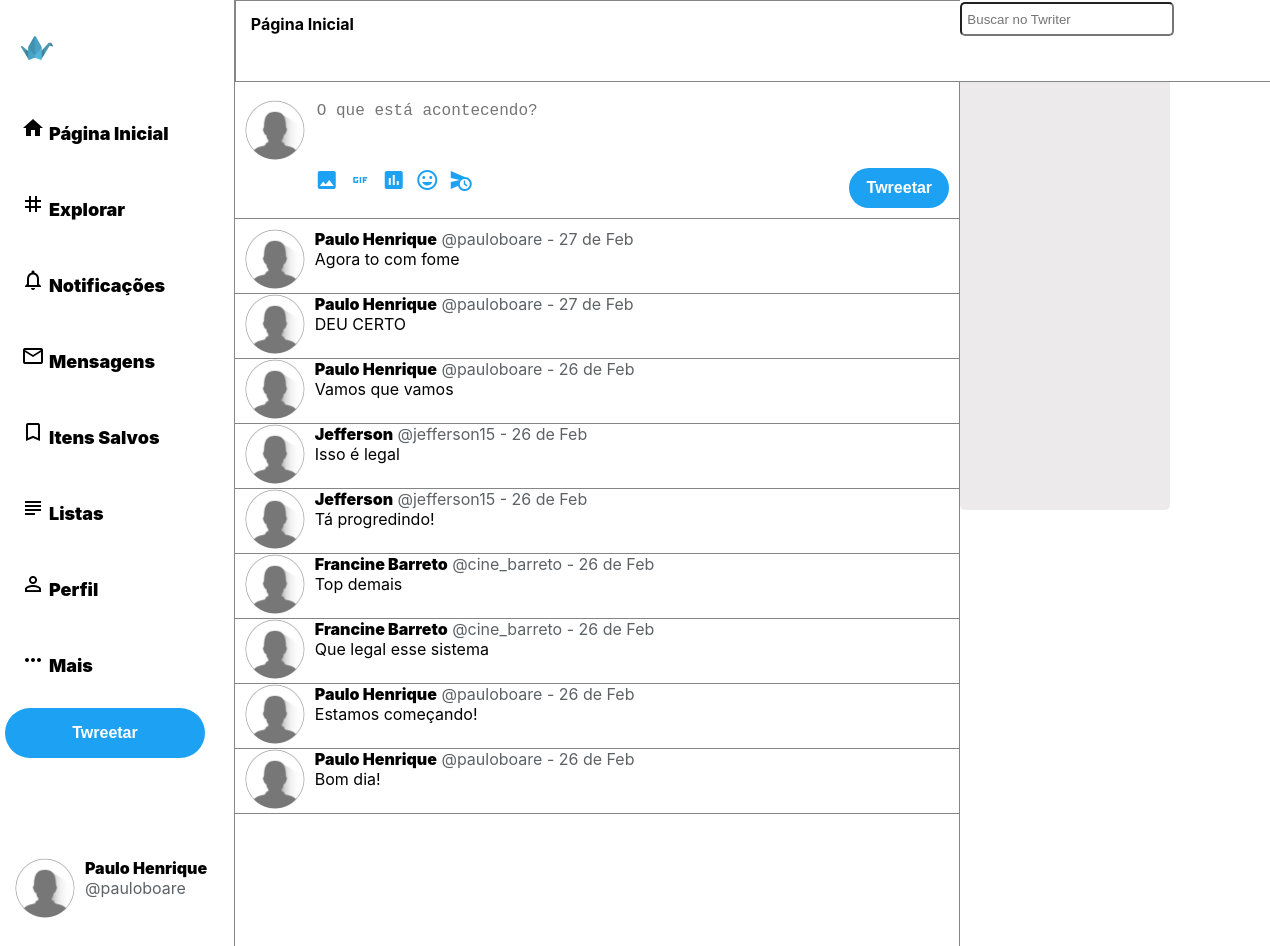
The app's page /index.php (signed in), older data.
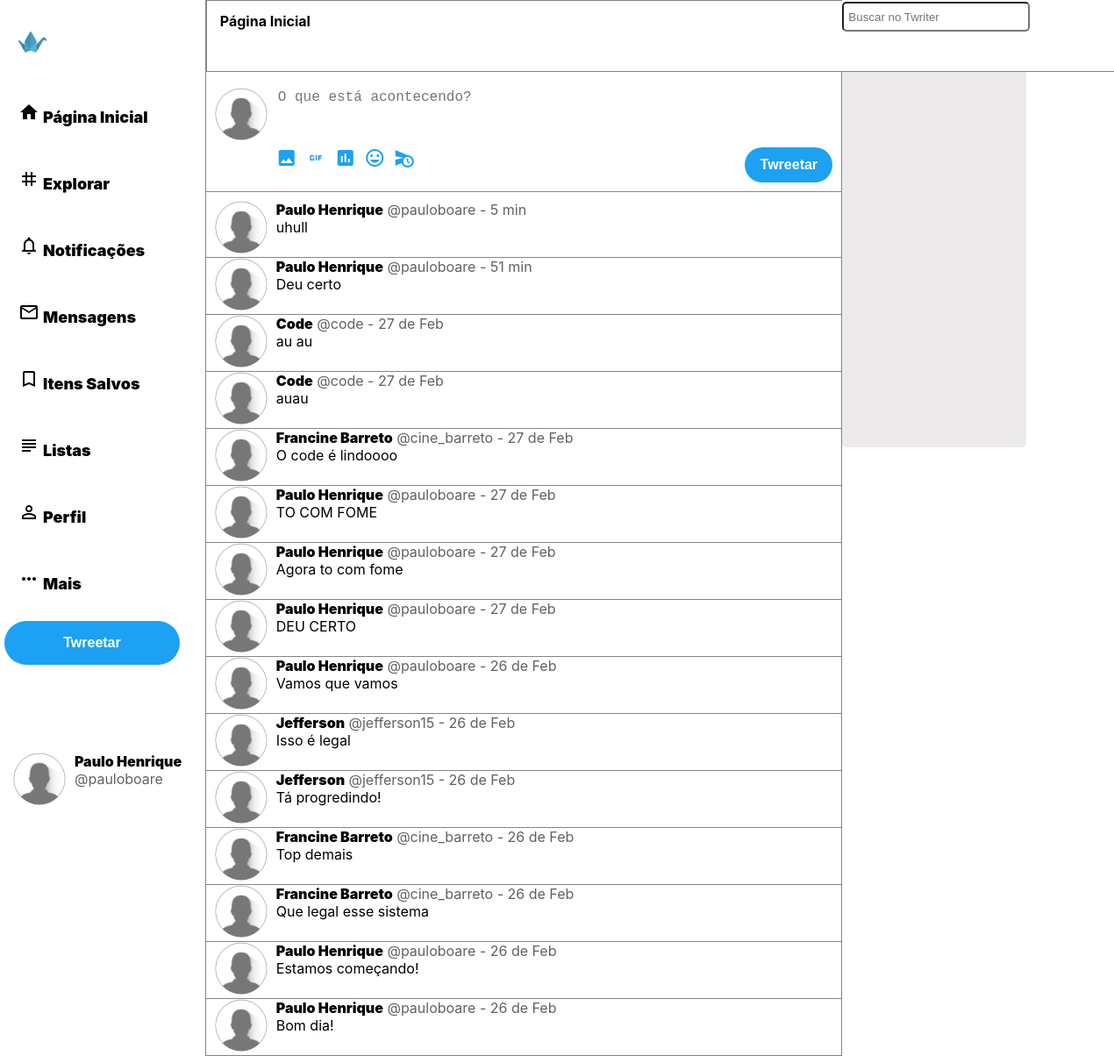
The same page, newer data.
### tables this page shows
CREATE TABLE `tb_posts` (
  `id_posts` int(6) NOT NULL,
  `fk_user` int(6) NOT NULL,
  `post` varchar(144) NOT NULL,
  `datatime` datetime NOT NULL
);

CREATE TABLE `tb_users` (
  `id_users` int(6) NOT NULL,
  `username` varchar(12) NOT NULL,
  `name` varchar(32) NOT NULL,
  `password` varchar(40) NOT NULL
);

### index.php (the view, shortened to what this page needs)
<?php include "header.php"; ?>
<main role="main" class="fullheight">
    <div id="feed-container">
                <div id="header-home">
                    <h2 id="title-feed"> Página Inicial </h2>
                </div>
        <div id="feed">
            <div id="feed-form">
                    <div id='form-avatar'>
                        <img src='img/default.png' id='img-avatar'>
                    </div>
                    <div id='mypost'>
                        <form method="post">
                            <textarea name="post" id="twretar" placeholder="O que está acontecendo?"></textarea>
                            <div class="twreetar">
                                <div id="btns-forms">
                                    <div id="btns-left">
                                       <span class="material-icons btns-left">insert_photo</span>
                                       <span class="material-icons btns-left">gif</span>
                                       <span class="material-icons btns-left">poll</span>
                                       <span class="material-icons btns-left">mood</span>
                                       <span class="material-icons btns-left">schedule_send</span>
                                    </div>
                                    <div id="btns-right">
                                        <input type="submit" id="btn-post" value="Twreetar">
                                    </div>
                                </div>
                            </div>
                            </form>
                    </div>
            </div>
            <section id="feed-posts">
                <?php
                $userSession=$_SESSION['id-user'];
                include "connect.php";
                $sql = mysqli_query($connect, "SELECT * FROM tb_posts
                left JOIN tb_follow ON tb_posts.fk_user = tb_follow.user_following
                inner join tb_users on tb_posts.fk_user = tb_users.id_users
                WHERE tb_follow.user_on=$userSession
                OR tb_posts.fk_user =$userSession
                GROUP BY id_posts
                ORDER BY datatime DESC");
                while ($result=mysqli_fetch_array($sql)) {
                    $dataStart = $result['datatime'];
                    $dataNow = date("Y-m-d H:i:s");
                    $unix_Start = strtotime($dataStart);
                    $unix_Now = strtotime($dataNow);
                    $hours    = floor(($unix_Now - $unix_Start) / 3600);
                    $minutes  = floor((($unix_Now - $unix_Start) - ($hours * 3600)) / 60);
                    if($hours<1){
                        $crhonology= round($minutes,0);
                        $typeTime=" min";
                    }
                    elseif($hours>=1 and $hours<24){
                        $crhonology= round($hours,0);
                        $typeTime=" h";
                    }
                    else {
                        $date = $result['datatime'];
	                    $crhonology=strftime('%d de %b', strtotime( $date ));
                        $typeTime="";
                    }
                    echo "<article id='posts'>
                    <div id='user-avatar'>
                        <img src='img/default.png' class='img-avatar'>
                    </div>
                    <div id='post-single'> <span class='post-name-title'>".
                    $result['name']."</span> <span class='post-username-title'> @".$result['username']." - " .$crhonology. " ".$typeTime. "</span><br>".
                    $result['post'].
                    "</div>
                    </article>";
                }
                ?>
            </section>
        </div>
    </div>
    <aside id="feed-right">
        <div id="aside-search">
            <input type="text" id="search-home" placeholder="Buscar no Twriter">
        </div>
        <section id="trendings">
            <h3 id="title-trendings"> O que está acontecendo </h3>
        </section>
    </aside>
</main>
</div>
</body>
</html>

### header.php (shortened to what this page needs)
<!DOCTYPE html>
<html lang="pt-br">
<head>
    <link rel="stylesheet" href="css/style.css">
</head>
<body>
<div id="container" class="fullheight">
<header role="banner" class="fullheight">
    <div id="header-left">
        <nav role="navigation">
        <a href="index.php" role="link" class="nav-link"><div class="link-title"><img src="img/origami.png" id="nav-logo"></div></a>
        <a href="index.php" role="link" class="nav-link"><div class="link-title"><span class="material-icons">home</span><span>Página Inicial</span></div></a>
        <a href="#" role="link" class="nav-link"><div class="link-title"><span class="material-icons">tag</span><span>Explorar</span></div></a>
        <a href="#" role="link" class="nav-link"><div class="link-title"><span class="material-icons">notifications_none</span><span>Notificações</span></div></a>
        <a href="#" role="link" class="nav-link"><div class="link-title"><span class="material-icons">mail_outline</span><span>Mensagens</span></div></a>
        <a href="#" role="link" class="nav-link"><div class="link-title"><span class="material-icons">bookmark_border</span><span>Itens Salvos</span></div></a>
        <a href="#" role="link" class="nav-link"><div class="link-title"><span class="material-icons">subject</span><span>Listas</span></div></a>
        <a href="profile.php?id_users=<?php echo $_SESSION['user-checked'];?>" role="link" class="nav-link"><div class="link-title"><span class="material-icons">perm_identity</span><span>Perfil</span></div></a>
        <a href="#" role="link" class="nav-link"><div class="link-title"><span class="material-icons">more_horiz</span><span>Mais</span></div></a>
        </nav>
        <div class="twreetar">
            <button id="btn-nav">Twreetar</button>
        </div>
        <div id="myacount">
        <?php
        echo "<div id='user-avatar'>
        <img src='img/default.png' class='img-avatar'>
        </div>
        <div id='post-single'> <span class='post-name-title'>"
        .$_SESSION['name']."</span> <br>
        <span class='post-username-title'>@"
        .$_SESSION['user-checked'].
        "</span></div>";
        ?>
        </div>
    </div>
</header>

### css/style.css (style rules this page uses)
body { font-family: BlinkMacSystemFont, "Segoe UI", Roboto, Helvetica, Arial, sans-serif; margin: 0; }
#container { display: flex; margin: auto; width: 1260px; }
main { flex-grow: 2; display: flex; }
header { flex-grow: 1; }
#nav-logo { width: 32px; display: inline; }
.nav-link { text-decoration: none; }
.link-title { margin: 16px 0 16px 0; padding: 16px 16px 16px 16px; font-size: 18px; color: #000000; font-weight: 900; display: block; }
.link-title { display: block; }
.material-icons { margin-right: 4px; font-size: 18px; color: #000000; font-weight: 900; }
.link-title span { align-content: center; }
#header-home, #aside-search { position: fixed; top: 0; height:80px; }
#header-home { background: #ffffff; border: 1px rgb(133, 133, 133) solid; width: 100%; display: block; }
#myacount { display: flex; position: relative; top: 100px; }
#aside-search { background: #ffffff; width: 100%; display: block; }
#twretar { resize: none; border: none; border-radius: 10px; font-size: 16px; width: 98%; height: 60px; outline:none; }
#title-feed { font-size: 16px; padding: 0; margin-left: 15px; }
#header-left { position: fixed; }
.fullheight { min-height: 969px; }
#feed { margin-top: 100px; }
#feed-container { margin: 0; padding: 0; flex-grow: 2; border-left: 1px rgb(133, 133, 133) solid; }
#feed-right { margin: 0; padding: 0; flex-grow: 1; border-left: 1px rgb(133, 133, 133) solid; }
#feed-form { display: flex; border-bottom: 1px rgb(133, 133, 133) solid; padding-bottom: 10px; margin-bottom: 10px;; }
#search-home { border-radius: 5px; padding: 5px; min-width: 200px; min-height: 20px; margin-top: 2px; }
#trendings { border-radius: 5px; background: #c4bebe52; padding: 5px; max-width: 200px; min-height: 500px; }
#title-trendings { font-size: 12px; padding: 0; margin-top: 50px; border-bottom: rgb(133, 133, 133) solid 1px; }
#posts { display: flex; border-bottom: rgb(133, 133, 133) solid 1px; }
.img-avatar, #img-avatar { border-radius: 50%; width: 60px; height: 60px; margin-left: 10px; }
#post-single, #mypost { margin-left: 10px; width: 100%; }
#btns-forms { display: flex; }
#btns-left { flex-grow: 1; }
.btns-left { width: 25px; height: 25px; background: #ffffff; color: rgba(29,161,242,1.00); border-radius: 5px; }
#btns-right { flex-grow: 1; display:flex; justify-content: flex-end; margin-right: 10px; }
#btn-nav { width: 200px; height: 50px; border: none; border-radius: 50px; background: rgba(29,161,242,1.00); color: #ffffff; font-weight: 900; font-size: 16px; }
#btn-post { width: 100px; height: 40px; border: none; border-radius: 40px; background: rgba(29,161,242,1.00); color: #ffffff; font-weight: 900; font-size: 16px; }
.post-name-title { font-weight: 900; }
.post-username-title { color: #5d6266; }

Row changes from the older to the newer data that the page shows:
added tb_posts: fk_user.name "Paulo Henrique", fk_user.username "pauloboare", datatime "5", datatime "min", post "uhull"
added tb_posts: fk_user.name "Paulo Henrique", fk_user.username "pauloboare", datatime "51", datatime "min", post "Deu certo"
added tb_posts: fk_user.name "Code", fk_user.username "code", datatime "27 de Feb", post "au au"
added tb_posts: fk_user.name "Code", fk_user.username "code", datatime "27 de Feb", post "auau"
added tb_posts: fk_user.name "Francine Barreto", fk_user.username "cine_barreto", datatime "27 de Feb", post "O code é lindoooo"
added tb_posts: fk_user.name "Paulo Henrique", fk_user.username "pauloboare", datatime "27 de Feb", post "TO COM FOME"
